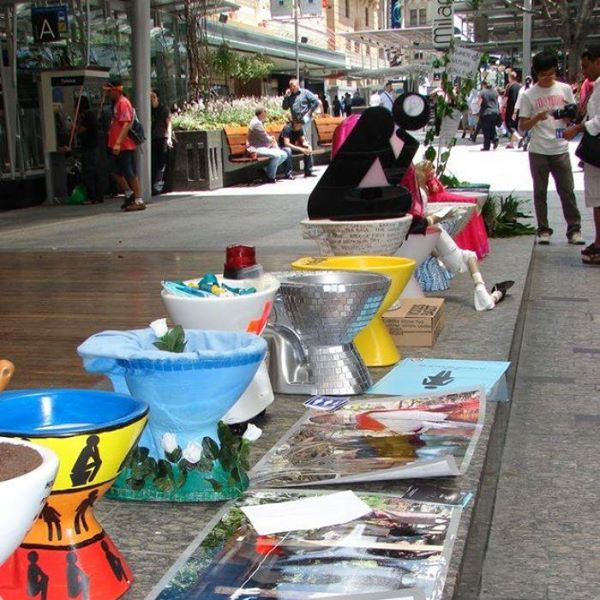
#> input picture data/wtd.jpg, 600 x 600 px
$ python pollinate.py
#> lines starting #> are read from the running program, lines starting #| are printed output that depends on the picture; after the words box and inside, x2 and y2 are one past the last pixel; in counts of white or black regions, pixels touching at a corner belong together
import numpy

import cv2

# Hi Natalie! Let's get started!

# step 1: load the image!
img = cv2.imread('data/wtd.jpg')
#> img is the input picture: shape (600, 600, 3); mean B, G, R 114.7, 119.2, 122.3

# step 2: load the location data (what location does this image represent?)

# step 3: convert to greyscale for the edge detection
#         colour could be important (identifying trees? blue tarps = target communities?)
#         but for edge detection greyscale is fine
grey = cv2.cvtColor(img, cv2.COLOR_BGRA2GRAY)
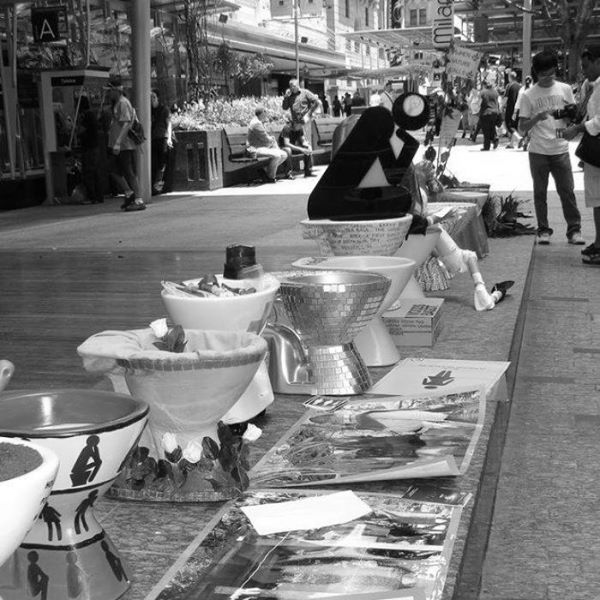
#> grey: shape (600, 600); min 0, max 255, mean 119.6

# step 4: analyse the image.
#         algorithm 1: target communities are more complex/more finely structured than formal housing
#         (Kit and Ludeke paper)
edges = cv2.Canny(grey, 100, 200)
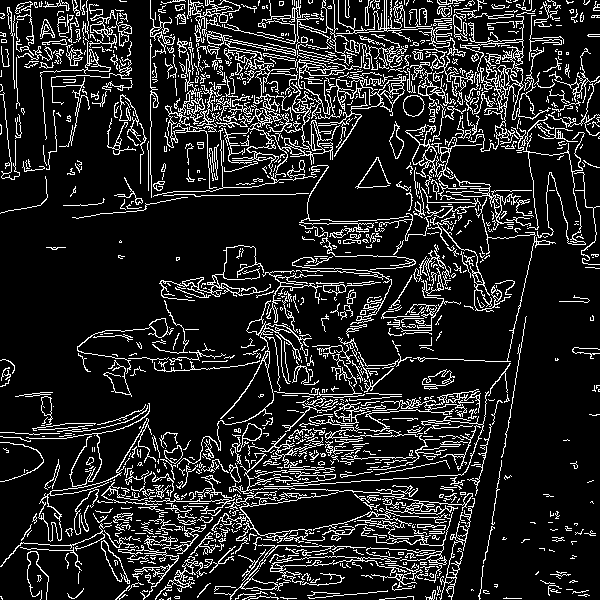
#> edges: shape (600, 600); 14.3% white in thin lines or dots
cv2.imwrite("data/edges.bmp", edges)
window_size = 20
filter = numpy.ones([window_size, window_size], numpy.float32) / window_size / window_size

filtered = cv2.filter2D(edges, 1, filter)
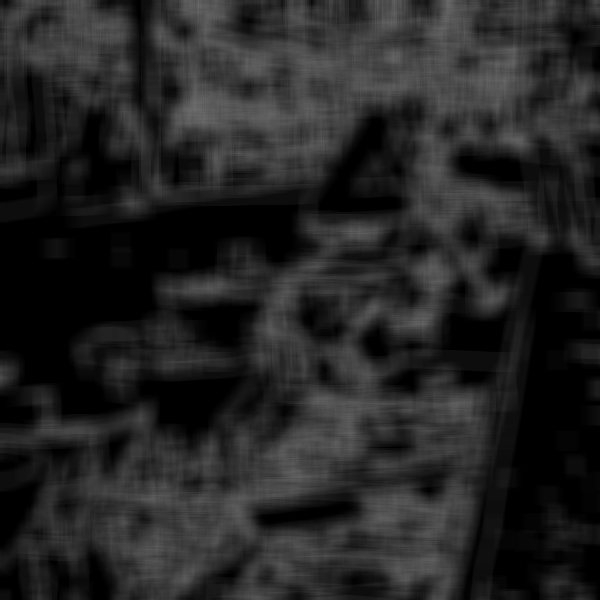
#> filtered: shape (600, 600) int8; min 0, max 109, mean 36.4

cv2.imwrite("data/filtered.bmp", filtered)

# step 5: use the analysis to classify points into target/not target communities
#         for our complexity measure maybe what I would do is use a window filter (or split the image into tiles)
#         that counts/sums the edges surrounding a point
#         more edges = more complex structures = target community?

thresh = 75
ret, thresholded = cv2.threshold(filtered.astype(numpy.uint8), thresh, 255, cv2.THRESH_BINARY)
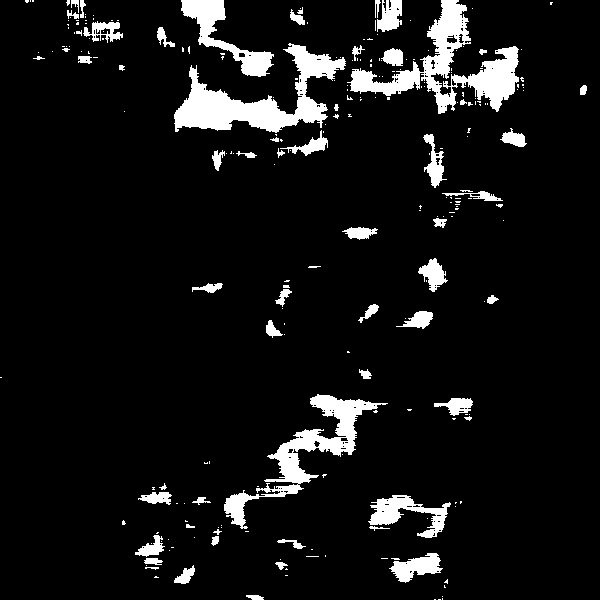
#> thresholded: shape (600, 600); 7.8% white; 244 white regions (184 under 20 px), largest, box (x1, y1, x2, y2) and area: (347, 0, 519, 114) 5715, (174, 43, 346, 133) 5505, (224, 394, 388, 529) 4159
#> ret = 75
cv2.imwrite("data/thresholded.bmp", thresholded)

# step 6: merge adjacent target communities into larger groups?

# step 7: plot the target communities on the map
#         for this we need the location data for the original image
#         this will tell us how to convert (x, y) in pixels -> (lat, lon) on the map

# step 8: output as kml
#         we can attach whatever data we want to the points
#         as well as set their colour and icon on the map
